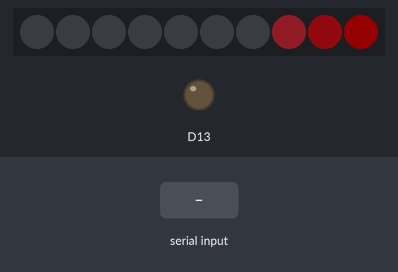
Bench run of a sketch on a simulated Adafruit Circuit Playground Express. Parts: 10 RGB LEDs in strip order, left to right, output pins drawn as LEDs (lit = HIGH). Inputs (shaded band) come from the test bench. Dim RGB values are drawn brighter than linear.

Above: at 2.8 s.
2.9 s: "30,150\n" received over Serial
5.5 s: "90,45\n" received over Serial
At 6.0 s:
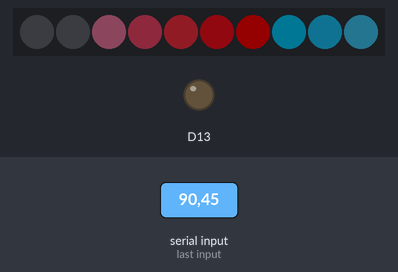
7.0 s: "90\n" received over Serial
At 7.5 s:
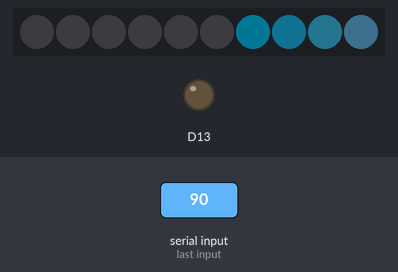
9.5 s: "5\n" received over Serial
At 9.9 s:
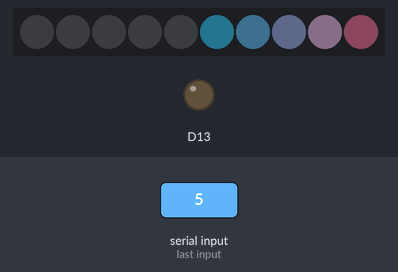

The sketch:

client.ino
```cpp
#include <Adafruit_CircuitPlayground.h>
#include <math.h>
#include <stdlib.h>
#define N_PINS 10
#define N_COLORS 11
#define E 2.718281828459045

short N = N_PINS - 1;
uint16_t DELAY = 1000;
uint16_t MAX_DELAY = 1000;
uint16_t NORMALIZER = 50;

typedef struct Color{
  uint8_t r, g, b;
};
Color COLORS[N_COLORS] = {
  {250, 0, 0},
  {225, 20, 25},
  {200, 40, 50},
  {175, 60, 75},
  {150, 80, 100},
  {125, 100, 125},
  {100, 120, 150},
  {75, 140, 175},
  {50, 160, 200},
  {25, 180, 225},
  {0, 200, 250}
};
short RGB = 0; // Just a colors counter

void setup() {
  Serial.begin(9600);
  Serial.setTimeout(0);
  CircuitPlayground.begin();
}

void loop() {
  move();
  if(Serial.available() > 0){
    int cpuUsage = Serial.parseInt();
    if(cpuUsage > 0)
      DELAY = MAX_DELAY * (1 - (1 / (1 + pow(E, -((cpuUsage - 50) * 6 / 50))))) + NORMALIZER; // Reversed Sigmoid Function
  }
  delay(DELAY);
//  Serial.println(DELAY);
}

void move() {
  if(N < 0){
    CircuitPlayground.clearPixels();
    N = N_PINS - 1;
  }

  CircuitPlayground.setPixelColor(N, COLORS[RGB].r, COLORS[RGB].g,  COLORS[RGB].b);
  N--;
  RGB = (RGB + 1) % N_COLORS;
}
```

Measured:
- what the display in image 1 shows lasts 0.6 s, from 5.6 s to 6.2 s
- what the display in image 3 shows lasts 1.0 s, from 9.6 s to 10.6 s
